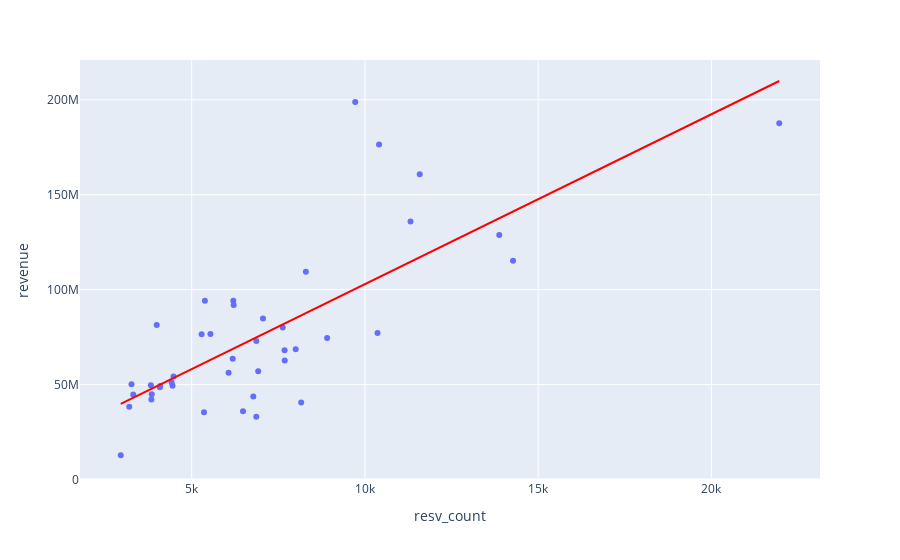

The code cell stored with this chart in its notebook:
### Code cell
px.scatter(df_gov, x='resv_count',y='revenue', hover_name='name' , trendline="ols", trendline_color_override="red")

### Figure 1 — Plotly figure (JSON) as saved in the notebook; plotly's stock layout.template omitted (floating-point values rounded to 4 significant figures)
{"data": [{"hovertemplate": "<b>%{hovertext}</b><br><br>resv_count=%{x}<br>revenue=%{y}<extra></extra>", "hovertext": ["유명산 자연휴양림", "용대 자연휴양림", "산음 자연휴양림", "아세안 자연휴양림", "신불산 자연휴양림", "청태산 자연휴양림", "삼봉 자연휴양림", "중미산 자연휴양림", "방태산 자연휴양림", "복주산 자연휴양림", "대관령 자연휴양림", "미천골 자연휴양림", "가리왕산 자연휴양림", "속리산 자연휴양림", "화천숲속 야영장", "덕유산 자연휴양림", "방장산 자연휴양림", "칠보산 자연휴양림", "청옥산 자연휴양림", "검마산 자연휴양림", "희리산 자연휴양림", "회문산 자연휴양림", "변산 자연휴양림", "지리산 자연휴양림", "오서산 자연휴양림", "남해편백 자연휴양림", "통고산 자연휴양림", "운장산 자연휴양림", "운문산 자연휴양림", "천관산 자연휴양림", "낙안민속 자연휴양림", "진도 자연휴양림", "달음산 자연휴양림", "용현 자연휴양림", "용화산 자연휴양림", "백운산 자연휴양림", "운악산 자연휴양림", "황정산 자연휴양림", "두타산 자연휴양림", "검봉산 자연휴양림", "대야산 자연휴양림", "상당산성 자연휴양림"], "legendgroup": "", "marker": {"color": "#636efa", "symbol": "circle"}, "mode": "markers", "name": "", "orientation": "v", "showlegend": false, "type": "scatter", "x": [21959, 6919, 14275, 6201, 7685, 11316, 6212, 7627, 3312, 3836, 10408, 8002, 7681, 5286, 8160, 8295, 4090, 8908, 6864, 2952, 13878, 3846, 9720, 6778, 6481, 11582, 4447, 6064, 10363, 4080, 4475, 5381, 5355, 6866, 7057, 3197, 3990, 3262, 3822, 4420, 6183, 5540], "xaxis": "x", "y": [187641300, 57035200, 115218600, 94209900, 62717800, 135846400, 91893200, 80112700, 44748600, 42174300, 176473600, 68676000, 68136900, 76518900, 40602200, 109413100, 49287000, 74545400, 33136700, 12795400, 128739300, 44987100, 198859700, 43802100, 35995800, 160783900, 49372300, 56229100, 77213700, 48546400, 54241100, 94216500, 35433100, 72987100, 84843900, 38277900, 81431700, 50212100, 49657400, 51065900, 63556500, 76657800], "yaxis": "y"}, {"hovertemplate": "<b>OLS trendline</b><br>revenue = 8948.83 * resv_count + 1.3393e+07<br>R<sup>2</sup>=0.575443<br><br>resv_count=%{x}<br>revenue=%{y} <b>(trend)</b><extra></extra>", "legendgroup": "", "line": {"color": "red"}, "marker": {"color": "#636efa", "symbol": "circle"}, "mode": "lines", "name": "", "showlegend": false, "type": "scatter", "x": [2952, 3197, 3262, 3312, 3822, 3836, 3846, 3990, 4080, 4090, 4420, 4447, 4475, 5286, 5355, 5381, 5540, 6064, 6183, 6201, 6212, 6481, 6778, 6864, 6866, 6919, 7057, 7627, 7681, 7685, 8002, 8160, 8295, 8908, 9720, 10363, 10408, 11316, 11582, 13878, 14275, 21959], "xaxis": "x", "y": [39810000.0, 42000000.0, 42580000.0, 43030000.0, 47600000.0, 47720000.0, 47810000.0, 49100000.0, 49900000.0, 49990000.0, 52950000.0, 53190000.0, 53440000.0, 60700000.0, 61310000.0, 61550000.0, 62970000.0, 67660000.0, 68720000.0, 68880000.0, 68980000.0, 71390000.0, 74050000.0, 74820000.0, 74840000.0, 75310000.0, 76540000.0, 81650000.0, 82130000.0, 82160000.0, 85000000.0, 86420000.0, 87620000.0, 93110000.0, 100400000.0, 106100000.0, 106500000.0, 114700000.0, 117000000.0, 137600000.0, 141100000.0, 209900000.0], "yaxis": "y"}], "layout": {"legend": {"tracegroupgap": 0}, "margin": {"t": 60}, "xaxis": {"anchor": "y", "domain": [0, 1], "title": {"text": "resv_count"}}, "yaxis": {"anchor": "x", "domain": [0, 1], "title": {"text": "revenue"}}}}
